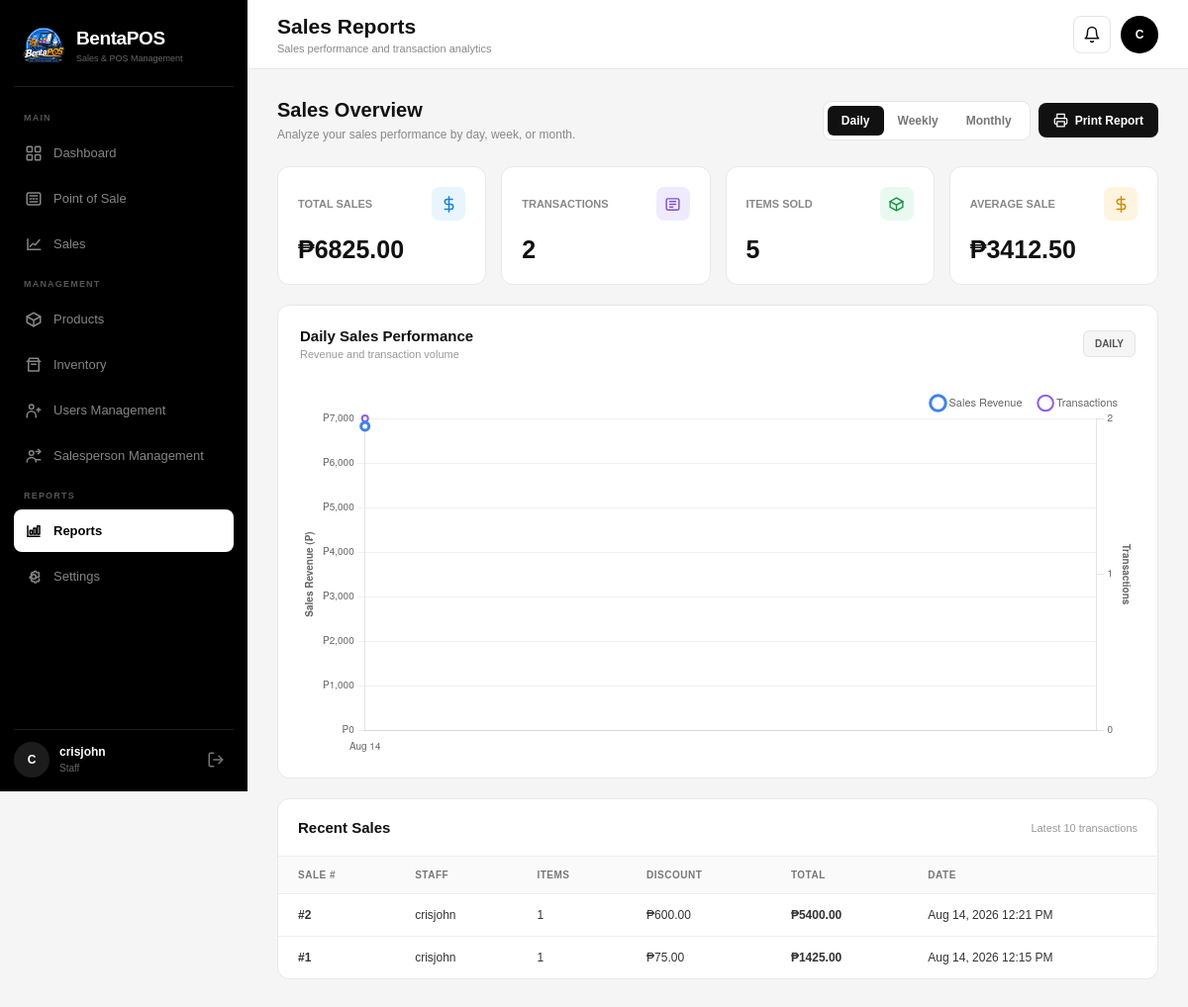
/kitaPos/reports/ (signed in), run on an earlier commit of the app's database.
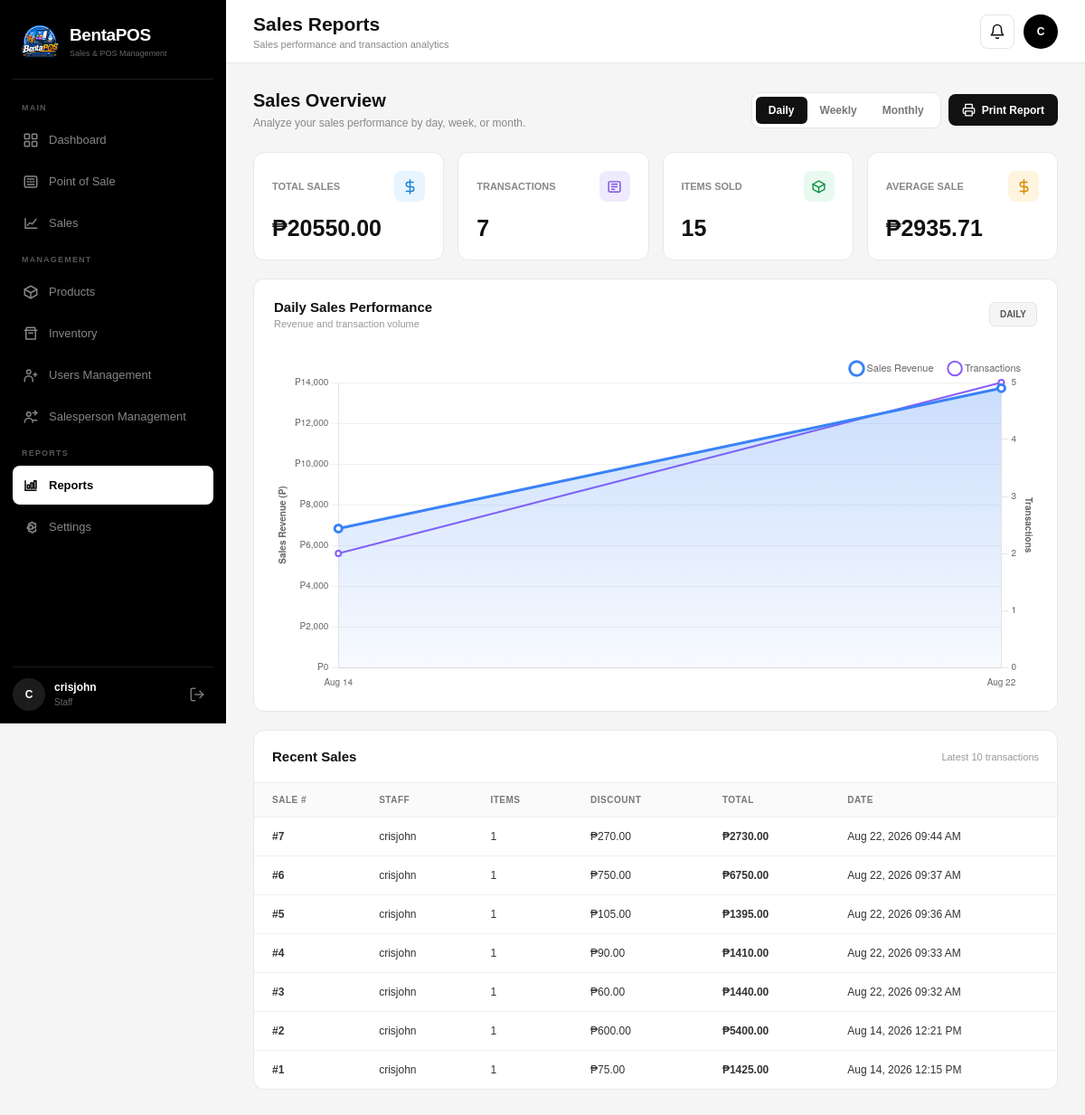
And on a later commit of the database.
### core/models.py (models this page shows, shortened)
class Sale(models.Model):
    PAYMENT_STATUS_CHOICES = [
        ("PAID", "Paid"),
        ("UNPAID", "Unpaid"),
        ("PARTIAL", "Partially Paid"),
    ]
    staff = models.ForeignKey(
        User,
        on_delete=models.SET_NULL,
        null=True,
        blank=True,
        related_name="processed_sales"
    )
    salesperson = models.ForeignKey(
        Salesperson,
        on_delete=models.SET_NULL,
        null=True,
        blank=True,
        related_name="sales"
    )
    discount_class = models.ForeignKey(
        DiscountClass,
        on_delete=models.SET_NULL,
        null=True,
        blank=True,
        related_name="sales"
    )
    subtotal = models.DecimalField(
        max_digits=12,
        decimal_places=2,
        default=Decimal("0.00")
    )
    discount_percent = models.DecimalField(
        max_digits=5,
        decimal_places=2,
        default=Decimal("0.00")
    )
    discount_amount = models.DecimalField(
        max_digits=12,
        decimal_places=2,
        default=Decimal("0.00")
    )
    total = models.DecimalField(
        max_digits=12,
        decimal_places=2,
        default=Decimal("0.00")
    )
    payment_status = models.CharField(
        max_length=10,
        choices=PAYMENT_STATUS_CHOICES,
        default="UNPAID"
    )
    payment = models.DecimalField(
        max_digits=12,
        decimal_places=2,
        default=Decimal("0.00")
    )
    change = models.DecimalField(
        max_digits=12,
        decimal_places=2,
        default=Decimal("0.00")
    )
    notes = models.TextField(
        blank=True,
        null=True
    )
    created_at = models.DateTimeField(
        auto_now_add=True
    )
    class Meta:
        ordering = ["-created_at"]

### core/views.py (the view, shortened to what this page needs)
# urls.py: path("reports/", views.reports, name="reports"),
@login_required
def reports(request):
    now = timezone.localtime()
    period = request.GET.get("period", "daily")
    if period not in ["daily", "weekly", "monthly"]:
        period = "daily"
    sales = Sale.objects.all()
    total_sales = sales.aggregate(
        total=Sum("total")
    )["total"] or 0
    total_transactions = sales.count()
    total_items = SaleItem.objects.aggregate(
        total=Sum("quantity")
    )["total"] or 0
    average_sale = (
        total_sales / total_transactions
        if total_transactions > 0
        else 0
    )
    if period == "daily":
        chart_queryset = (
            sales
            .annotate(period_date=TruncDay("created_at"))
            .values("period_date")
            .annotate(
                sales_total=Sum("total"),
                transaction_count=Count("id")
            )
            .order_by("period_date")
        )
    chart_labels = []
    chart_sales = []
    chart_transactions = []
    for row in chart_queryset:
        date_value = row["period_date"]
        if period == "daily":
            label = timezone.localtime(date_value).strftime("%b %d")
        elif period == "weekly":
            label = timezone.localtime(date_value).strftime(
                "%b %d, %Y"
            )
        else:
            label = timezone.localtime(date_value).strftime(
                "%b %Y"
            )
        chart_labels.append(label)
        chart_sales.append(
            float(row["sales_total"] or 0)
        )
        chart_transactions.append(
            row["transaction_count"]
        )
    recent_sales = (
        Sale.objects
        .select_related("staff", "discount_class")
        .prefetch_related("items__product")
        .order_by("-created_at")[:10]
    )
    context = {
        "period": period,
        "total_sales": total_sales,
        "total_transactions": total_transactions,
        "total_items": total_items,
        "average_sale": average_sale,
        "chart_labels": chart_labels,
        "chart_sales": chart_sales,
        "chart_transactions": chart_transactions,
        "recent_sales": recent_sales,
        "current_date": now,
    }
    return render(
        request,
        "pages/reports.html",
        context
    )

### core/templates/pages/reports.html (shortened to what the changed rows need)
{% extends "base.html" %}
{% load static %}
{% block page_title %}
Sales Reports
{% endblock %}
{% block content %}
<div class="report-page">
<div class="report-header">
    <div class="report-header-info">
        <h2>
            Sales Overview
        </h2>
    </div>
</div>
<div class="report-stats">
    <div class="report-stat-card">
        <div class="stat-top">
            <span class="stat-label">
            </span>
            <div class="stat-icon sales-icon">
            </div>
        </div>
        <div class="stat-value">
            ₱{{ total_sales|floatformat:2 }}
        </div>
    </div>
    <div class="report-stat-card">
        <div class="stat-top">
            <span class="stat-label">
            </span>
            <div class="stat-icon transaction-icon">
            </div>
        </div>
        <div class="stat-value">
            {{ total_transactions }}
        </div>
    </div>
    <div class="report-stat-card">
        <div class="stat-top">
            <span class="stat-label">
            </span>
            <div class="stat-icon items-icon">
            </div>
        </div>
        <div class="stat-value">
            {{ total_items }}
        </div>
    </div>
    <div class="report-stat-card">
        <div class="stat-top">
            <span class="stat-label">
            </span>
            <div class="stat-icon average-icon">
            </div>
        </div>
        <div class="stat-value">
            ₱{{ average_sale|floatformat:2 }}
        </div>
    </div>
</div>
<div class="chart-card">
    <div class="chart-container">
        <canvas
            id="salesChart"
        ></canvas>
    </div>
</div>
<div class="recent-card">
    <div class="table-wrapper">
        <table class="sales-table">
            <thead>
                <tr>
                    <th>
                        Sale #
                    </th>
                    <th>
                        Staff
                    </th>
                    <th>
                        Items
                    </th>
                    <th>
                        Discount
                    </th>
                    <th>
                        Total
                    </th>
                    <th>
                        Date
                    </th>
                </tr>
            </thead>
            <tbody>
                {% for sale in recent_sales %}
                <tr>
                    <td class="sale-id">
                        #{{ sale.id }}
                    </td>
                    <td class="sale-staff">
                        {% if sale.staff %}
                            {{ sale.staff.username }}
                        {% else %}
                            —
                        {% endif %}
                    </td>
                    <td>
                        {{ sale.items.all|length }}
                    </td>
                    <td class="sale-discount">
                        {% if sale.discount_amount %}
                            ₱{{ sale.discount_amount|floatformat:2 }}
                        {% else %}
                            —
                        {% endif %}
                    </td>
                    <td class="sale-total">
                        ₱{{ sale.total|floatformat:2 }}
                    </td>
                    <td>
                        {{ sale.created_at|date:"M d, Y h:i A" }}
                    </td>
                </tr>
                {% endfor %}
            </tbody>
        </table>
    </div>
</div>
</div>
{% endblock %}

What changed in the data, as far as the page shows it:
added Sale: id "7", staff.username "crisjohn", items.all|length "1", discount_amount "270.00", total "2730.00", created_at "Aug 22, 2026 09:44 AM"
added Sale: id "6", staff.username "crisjohn", items.all|length "1", discount_amount "750.00", total "6750.00", created_at "Aug 22, 2026 09:37 AM"
added Sale: id "5", staff.username "crisjohn", items.all|length "1", discount_amount "105.00", total "1395.00", created_at "Aug 22, 2026 09:36 AM"
added Sale: id "4", staff.username "crisjohn", items.all|length "1", discount_amount "90.00", total "1410.00", created_at "Aug 22, 2026 09:33 AM"
added Sale: id "3", staff.username "crisjohn", items.all|length "1", discount_amount "60.00", total "1440.00", created_at "Aug 22, 2026 09:32 AM"
Also different on the page:
{{ total_sales|floatformat:2 }}: "6825.00" → "20550.00"
{{ total_transactions }}: "2" → "7"
{{ total_items }}: "5" → "15"
{{ average_sale|floatformat:2 }}: "3412.50" → "2935.71"
chart data {{ chart_sales|safe }}: [6825.0] → [6825.0, 13725.0]
chart data {{ chart_transactions|safe }}: [2] → [2, 5]
